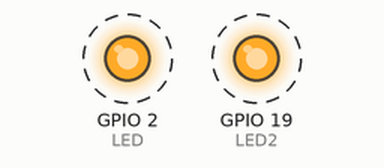
Simulated run of this program. Board: ESP32. Parts: output pins drawn as LEDs (lit = HIGH). Dashed ring = blinking. What the program prints to the serial monitor is not drawn.

Above: at 0.2 s.
Timing chart, 0 to 4.6 s (numbered marks = the images above):
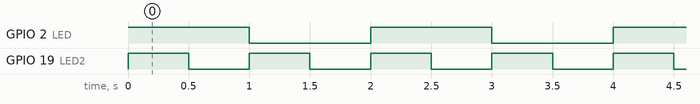

The program:

main.cpp
```cpp
#include <Arduino.h>

void LED_ON (void * pvParameters);
void LED_OFF(void * pvParameters);

int LED = 2;
int LED2 = 19;

void setup(){

Serial.begin(115200);
pinMode(LED, OUTPUT);
pinMode(LED2, OUTPUT);
xTaskCreate(LED_ON, "ON", 10000, NULL, 1, NULL);
xTaskCreate(LED_OFF, "OFF", 10000, NULL, 1, NULL);
}

void loop(){}

void LED_ON (void * pvParameters){
    for(;;){
        digitalWrite(LED, HIGH);
        Serial.println("a");
        vTaskDelay(1000);
        digitalWrite(LED, LOW);
        vTaskDelay(1000);
    }
}

void LED_OFF (void * pvParameters){
    for(;;){
        digitalWrite(LED2, HIGH);
        Serial.println("b");
        vTaskDelay(500);
        digitalWrite(LED2, LOW);
        vTaskDelay(500);
    }
}
```

Measured:
- by itself, GPIO 2 (LED): alternates HIGH for 1.0 s and LOW for 1.0 s
- by itself, GPIO 19 (LED2): alternates HIGH for 0.50 s and LOW for 0.50 s
- by itself, everything shown: repeats every 2.0 s, in 6 steps
